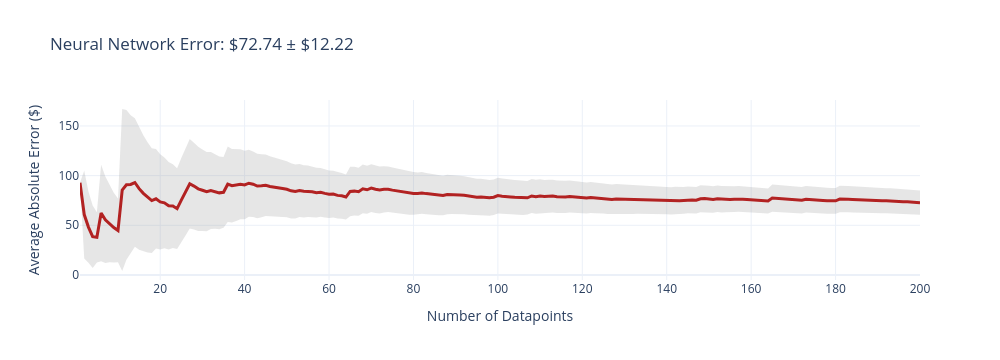
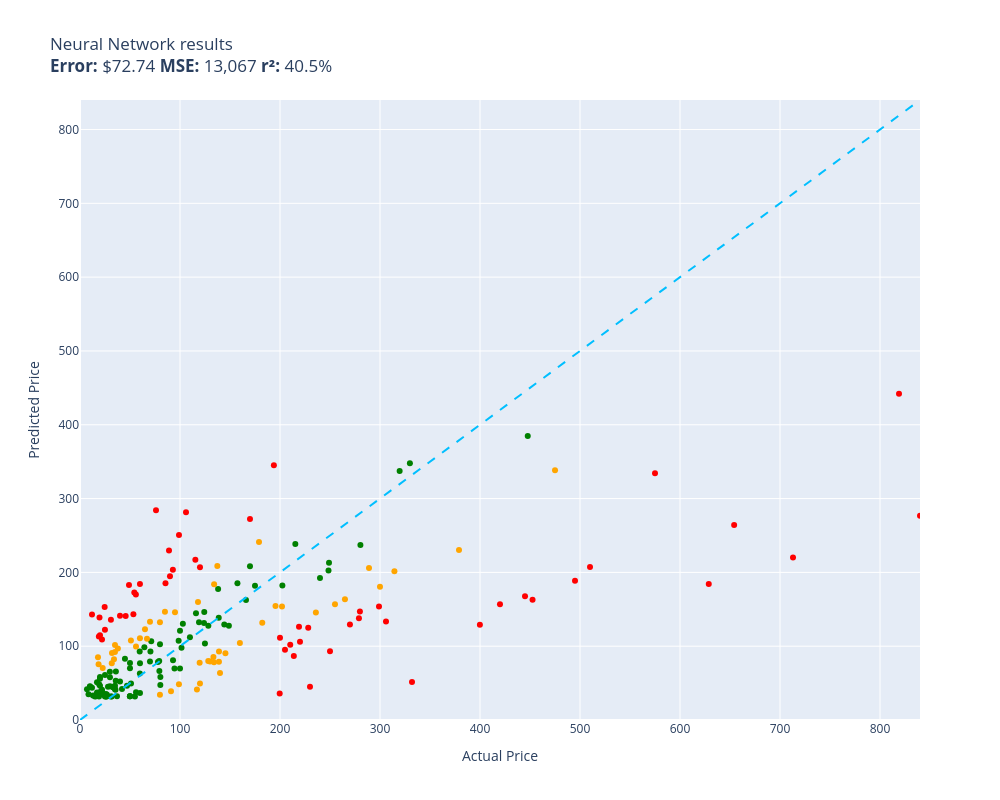

The notebook cell saved with these charts, in order:
### Code cell
evaluate(neural_network, test)

### Figure 1 — Plotly figure (JSON) as saved in the notebook; plotly's stock layout.template omitted (floating-point values rounded to 4 significant figures; data arrays with more than 128 entries replaced by an {"elided": "..."} marker saying what was removed)
{"data": [{"fill": "toself", "fillcolor": "rgba(128,128,128,0.2)", "hoverinfo": "skip", "line": {"color": "rgba(255,255,255,0)"}, "name": "95% CI", "showlegend": false, "type": "scatter", "x": {"elided": "400 int values"}, "y": {"elided": "400 float values"}}, {"customdata": {"elided": "200x1 float values"}, "hovertemplate": "n=%{x}<br>Avg Error=$%{y:,.2f}<br>±95% CI=$%{customdata[0]:,.2f}<extra></extra>", "line": {"color": "firebrick", "width": 3}, "mode": "lines", "name": "Cumulative Avg Error", "type": "scatter", "x": {"elided": "200 int values"}, "y": {"elided": "200 float values"}}], "layout": {"height": 360, "showlegend": false, "title": {"text": "Neural Network Error: $72.74 ± $12.22"}, "width": 1000, "xaxis": {"title": {"text": "Number of Datapoints"}}, "yaxis": {"title": {"text": "Average Absolute Error ($)"}}}}

### Figure 2 — Plotly figure (JSON) as saved in the notebook; plotly's stock layout.template omitted (floating-point values rounded to 4 significant figures)
{"data": [{"customdata": [["Old Blood Noise Excess V2 Distortion Cho...\nGuess=$126.19 Actual=$219.00"], ["RBC12-UPC Replacement Battery Cartridge ...\nGuess=$45.17 Actual=$229.99"], ["Bam France 2002XL Contoured Hightech Bla...\nGuess=$220.03 Actual=$713.00"], ["46mm Digital Pro High-Resolution Close-U...\nGuess=$114.92 Actual=$19.99"], ["Innovative Percussion CB-6 Chamois Bass ...\nGuess=$172.81 Actual=$54.32"], ["APS iBoard 6-inch Aluminum (Black Powder...\nGuess=$101.94 Actual=$210.23"], ["Bam Trekking 3027SB Single Black Clarine...\nGuess=$51.39 Actual=$332.00"], ["DEWALT 20V MAX* XR Impact Driver with Bl...\nGuess=$162.83 Actual=$452.53"], ["Mini PC, Kinupute Desktop Computer E3-12...\nGuess=$188.69 Actual=$495.00"], ["Deco Mount Pro Tripod Microphone Stand w...\nGuess=$184.17 Actual=$59.95"], ["Scranton & Co 3 Drawer Mobile File Cabin...\nGuess=$217.22 Actual=$115.35"], ["Canon EOS Rebel T7 Digital SLR Camera wi...\nGuess=$442.13 Actual=$819.00"], ["Task T24287 Roman Ogee Router Bit with 1...\nGuess=$169.96 Actual=$55.88"], ["Travelpro Platinum Elite Slim Business L...\nGuess=$86.66 Actual=$213.83"], ["JRready ST6313 DT Deutsch Connector Kit,...\nGuess=$36.01 Actual=$199.68"], ["Dakota Alert MURS Alert Probe Sensor - M...\nGuess=$105.93 Actual=$219.99"], ["Projector, CRAZVIEW Projector with WiFi ...\nGuess=$143.15 Actual=$53.40"], ["MC: Pindicator (Dual Intensity Amber)\nGuess=$141.15 Actual=$40.00"], ["Poison Spyder 10-08-020 Rocker Knocker\nGuess=$184.35 Actual=$628.76"], ["DIMARZIO 204284 DP 163FBK Blues Bucker G...\nGuess=$194.65 Actual=$89.99"], ["Lighted Triangle Mirror Cabinet Bathroom...\nGuess=$167.81 Actual=$445.00"], ["BESTILL Wall Mounted Shower Faucet Set, ...\nGuess=$284.01 Actual=$76.00"], ["Trail Gear Twin Stick Kit for Top Shift ...\nGuess=$147.01 Actual=$279.92"], ["Engine Thermostat, Replace 19301-PAA-306...\nGuess=$113.03 Actual=$18.89"], ["Satco S9596, 4 Count (Pack of 1), 4.18\nGuess=$142.83 Actual=$12.00"], ["Kingston Brass KS269SN Kingston Clawfoot...\nGuess=$133.46 Actual=$305.99"], ["EMART Photography C Stand with Boom Arm,...\nGuess=$206.98 Actual=$119.99"], ["KOHLER K-1185540-CP Assembly-Slider\nGuess=$141.03 Actual=$45.67"], ["Pioneer 2AM401-BN Two Handle Kitchen Fau...\nGuess=$125.02 Actual=$228.22"], ["Aeromotive 13304 Regulator, X1 Adjustabl...\nGuess=$129.38 Actual=$269.95"], ["Walker Exhaust Ultra EPA 16478 Direct Fi...\nGuess=$334.32 Actual=$574.99"], ["Royal Designs, Inc. Decorative Abundant ...\nGuess=$122.29 Actual=$24.95"], ["Canon Sure Shot 90u 35mm Date Camera\nGuess=$129.19 Actual=$399.89"], ["Mikrotik RB3011UIAS-RM RouterBOARD 10xGi...\nGuess=$153.60 Actual=$299.00"], ["Wilkinson LOW GAUSS Vintage Tone Strat S...\nGuess=$135.76 Actual=$30.93"], ["Ibanez M510OVS Acoustic Mandolin in Vint...\nGuess=$272.35 Actual=$169.99"], ["Berta (6 Pieces) 1-1/4 inch Overlay, 90 ...\nGuess=$153.17 Actual=$24.66"], ["CradlePoint Compact Broadband Router (CB...\nGuess=$229.75 Actual=$89.00"], ["Universal Power Group 12V 100Ah Sealed L...\nGuess=$111.50 Actual=$199.99"], ["Auertech Portable Washing Machine, 14lbs...\nGuess=$250.63 Actual=$98.99"], ["ECCPP Power Steering Pump for 2009-2010 ...\nGuess=$185.40 Actual=$85.48"], ["SP Air Corporation SP-8102BU 1/4-Inch He...\nGuess=$95.05 Actual=$204.99"], ["Music Hall pa15.3 MM/MC Phono Preamplifi...\nGuess=$93.05 Actual=$250.00"], ["Lorell Bell Chair Glide, 2.5\", Black\nGuess=$138.88 Actual=$19.50"], ["4 Inches Rolled Muffler Tip Catback Exha...\nGuess=$344.99 Actual=$193.88"], ["Competition Clutch Disc and Pressure Pla...\nGuess=$207.26 Actual=$510.00"], ["KUNFINE Android Radio CarPlay & Android ...\nGuess=$281.39 Actual=$106.00"], ["VIPMOTOZ Sequential Turn Signal Premium ...\nGuess=$137.71 Actual=$278.94"], ["A-Premium Front Suspension Steering Knuc...\nGuess=$182.85 Actual=$48.99"], ["Dell XPS 13 9343-2727SLV 13.3\" Full HD S...\nGuess=$276.72 Actual=$839.99"], ["Pacific Drums PDCM1618TTRB 16 x 18 Inche...\nGuess=$156.99 Actual=$419.99"], ["Blanco 230966 Valea Stainless Steel Sink...\nGuess=$203.59 Actual=$92.88"], ["Empava 24\" Single Wall Ovens 10 Cooking ...\nGuess=$264.17 Actual=$654.14"], ["VTech Strum and Jam Kidi Musical Guitar ...\nGuess=$109.22 Actual=$21.99"]], "hovertemplate": "%{customdata[0]}<extra></extra>", "legendgroup": "red", "marker": {"color": "red", "size": 6, "symbol": "circle"}, "mode": "markers", "name": "red", "orientation": "v", "showlegend": true, "type": "scatter", "x": [219.0, 230.0, 713.0, 19.99, 54.32, 210.2, 332.0, 452.5, 495.0, 59.95, 115.3, 819.0, 55.88, 213.8, 199.7, 220.0, 53.4, 40.0, 628.8, 89.99, 445.0, 76.0, 279.9, 18.89, 12.0, 306.0, 120.0, 45.67, 228.2, 269.9, 575.0, 24.95, 399.9, 299.0, 30.93, 170.0, 24.66, 89.0, 200.0, 98.99, 85.48, 205.0, 250.0, 19.5, 193.9, 510.0, 106.0, 278.9, 48.99, 840.0, 420.0, 92.88, 654.1, 21.99], "xaxis": "x", "y": [126.2, 45.17, 220.0, 114.9, 172.8, 101.9, 51.39, 162.8, 188.7, 184.2, 217.2, 442.1, 170.0, 86.66, 36.01, 105.9, 143.1, 141.2, 184.3, 194.7, 167.8, 284.0, 147.0, 113.0, 142.8, 133.5, 207.0, 141.0, 125.0, 129.4, 334.3, 122.3, 129.2, 153.6, 135.8, 272.4, 153.2, 229.8, 111.5, 250.6, 185.4, 95.05, 93.05, 138.9, 345.0, 207.3, 281.4, 137.7, 182.8, 276.7, 157.0, 203.6, 264.2, 109.2], "yaxis": "y"}, {"customdata": [["telpo Headlight Assembly Fit For 15 Camr...\nGuess=$144.79 Actual=$115.99"], ["NewPower99 Battery Kit for Samsung Galax...\nGuess=$31.98 Actual=$54.95"], ["EXMAX NG-10X Fresnel Lens Focusing Adapt...\nGuess=$79.36 Actual=$69.98"], ["Stand for Raven Pro Document Scanner - P...\nGuess=$65.29 Actual=$29.85"], ["SuppliesOutlet Compatible Toner Cartridg...\nGuess=$129.38 Actual=$144.29"], ["ACDelco GM Original Equipment FW339 Fron...\nGuess=$238.35 Actual=$215.33"], ["8544771 Dryer Heating Element, 279816 Th...\nGuess=$53.31 Actual=$35.74"], ["Pump Head TBVECHI 175PSI 4KW 5.5HP 21CFM...\nGuess=$347.99 Actual=$329.90"], ["Panasonic KX-TG6511B DECT 6.0 PLUS Expan...\nGuess=$79.78 Actual=$79.20"], ["LOVE MEI Galaxy S10 Lite Case, Military ...\nGuess=$44.45 Actual=$32.98"], ["GJY Portable TV,10.6 inch Mini TV for AT...\nGuess=$66.22 Actual=$79.36"], ["LD Products Compatible Toner Cartridge R...\nGuess=$69.95 Actual=$49.98"], ["PEMP E65 E66 CDC Simulate Optical Fiber ...\nGuess=$132.56 Actual=$119.00"], ["CORSAIR Dominator Platinum RGB 32GB (2x1...\nGuess=$131.46 Actual=$124.00"], ["SKB iSeries 3i-13096-6KP Case for BlackM...\nGuess=$181.88 Actual=$174.99"], ["June Garden 12\" Sweet Dolly Charlotte - ...\nGuess=$46.25 Actual=$19.99"], ["Aolemi Oil Rubbed Bronze Single Function...\nGuess=$107.40 Actual=$98.65"], ["10GBase-LR SFP+ Transceiver, Handar 10GB...\nGuess=$58.41 Actual=$19.99"], ["KOMPUTERBAY 4GB 2X 2GB DDR2 1066MHz PC2-...\nGuess=$47.34 Actual=$80.34"], ["Evergreen HSHB2005 Cylinder Head Gasket ...\nGuess=$92.76 Actual=$59.69"], ["Mylites+ Standard Comic Book Mylar Sleev...\nGuess=$46.33 Actual=$34.99"], ["DALDED LED Light Kit for Lego Sonic Gree...\nGuess=$60.82 Actual=$24.99"], ["Adams Check Payment and Deposit Register...\nGuess=$40.83 Actual=$35.49"], ["Retevis RT68 Soft Earhook Walkie Talkie ...\nGuess=$41.63 Actual=$6.99"], ["Evan-Fischer Front Bumper Cover Compatib...\nGuess=$182.13 Actual=$202.38"], ["Laisomeke Waterproof Junction Box, Unive...\nGuess=$43.69 Actual=$11.99"], ["Webcem Solar Shed Light Outdoor Indoor, ...\nGuess=$78.61 Actual=$77.96"], ["Western Digital Enterprise RE4-GP 2TB SA...\nGuess=$112.04 Actual=$109.95"], ["VLAND LED Smoked Taillights Compatible F...\nGuess=$192.33 Actual=$239.99"], ["PM Auto Front Right Quick Complete Strut...\nGuess=$103.48 Actual=$124.94"], ["Tablet PC Cover Compatible with Lenovo T...\nGuess=$31.96 Actual=$31.61"], ["Miyaya@ Funny Animal Masks Collection fo...\nGuess=$51.22 Actual=$16.99"], ["Ultra Duster Canned Air Net 10 Oz 6-Pack\nGuess=$32.07 Actual=$49.90"], ["Beck/Arnley 0421945 Air Filter\nGuess=$65.78 Actual=$35.87"], ["Dell Optiplex 390 Desktop Computer i3 3....\nGuess=$146.26 Actual=$124.27"], ["IQShield Screen Protector Compatible wit...\nGuess=$45.02 Actual=$9.95"], ["Liberty Imports 12 Pack: US Military Toy...\nGuess=$37.18 Actual=$16.98"], ["Ceramic Talavera Mexican Tile 4x4\", 9 Pi...\nGuess=$57.85 Actual=$29.95"], ["Intrepid International Dressage Letters-...\nGuess=$34.34 Actual=$26.99"], ["KUNN Small Electrician Tool Pouch Utilit...\nGuess=$40.89 Actual=$21.99"], ["iPhone 12/12 Pro Nicaragua Guardabarranc...\nGuess=$37.91 Actual=$19.97"], ["Replacement Remote Control for PANASONIC...\nGuess=$41.53 Actual=$34.95"], ["KS K-STORM Replacement Silicone Mushroom...\nGuess=$34.96 Actual=$8.50"], ["Grey Pneumatic 1311SD Impact Socket Set\nGuess=$185.17 Actual=$157.43"], ["4LT LUMINETTE Vanity Opal GLS BSN\nGuess=$120.80 Actual=$99.99"], ["GE RPWF SmartWater Comparable Refrigerat...\nGuess=$32.02 Actual=$36.99"], ["MGP Caliper Covers 39011SACURD Red Powde...\nGuess=$213.09 Actual=$249.00"], ["NewFantasia Replacement Audio Cable with...\nGuess=$31.96 Actual=$31.00"], ["MONOCARBON Forged Carbon Fiber Case for ...\nGuess=$36.44 Actual=$59.99"], ["DuraGo 29515020 Front Hub Assembly\nGuess=$127.70 Actual=$128.34"], ["Chalkboard Name Badges with Magnetic Bac...\nGuess=$55.88 Actual=$19.95"], ["GENUINE VOLVO THERMOSTAT (3.0, 3.2) S60 ...\nGuess=$130.51 Actual=$102.85"], ["USB Charger, CIVIE High Speed 60W Multip...\nGuess=$32.01 Actual=$15.99"], ["Pyle Wireless Rear View Backup Camera - ...\nGuess=$92.95 Actual=$70.45"], ["Cardone 84-58642 New HEI Electronic Dist...\nGuess=$162.49 Actual=$165.99"], ["Hp Pavilion P7-1257c Motherboard Aahd3-h...\nGuess=$63.11 Actual=$59.86"], ["Kastar Battery Pack Replacement for Sony...\nGuess=$34.72 Actual=$19.99"], ["Amana Tool - SC587 Carbide Tipped 3-Wing...\nGuess=$106.66 Actual=$71.23"], ["AZX Stylus Pencil for Apple iPad Pro 202...\nGuess=$45.73 Actual=$29.99"], ["Raspberry Pi 3 Model B+ Aluminum Case Me...\nGuess=$31.96 Actual=$14.99"], ["ASUS VY279HE-W 27” 1080P Monitor - White...\nGuess=$177.54 Actual=$138.10"], ["LCD Screen for Dell Inspiron 17R 17.3\" H...\nGuess=$98.68 Actual=$64.37"], ["Diversitech UC2436-3 Ultralite Condenser...\nGuess=$58.20 Actual=$80.39"], ["200 ' feet True 14 Gauge AWG CCA Speaker...\nGuess=$82.86 Actual=$44.95"], ["200 Couples Conversation Cards - Enjoy B...\nGuess=$44.56 Actual=$32.97"], ["The Puppet Company - Carpet-Unicorn, Whi...\nGuess=$31.96 Actual=$19.00"], ["KYX Racing Hardened Steel Center Drive S...\nGuess=$46.49 Actual=$46.99"], ["Baumgartens Sicurix Blank PVC ID Cards (...\nGuess=$48.31 Actual=$19.11"], ["OEM Samsung Remote Control Shipped with ...\nGuess=$37.61 Actual=$56.00"], ["Venom Power Terra Hunter R/T+ R/T All-Te...\nGuess=$337.29 Actual=$319.65"], ["Custom Engagement Logo Desk Embosser Sea...\nGuess=$32.33 Actual=$49.95"], ["520 Pieces Christmas Envelope Seal Stick...\nGuess=$31.96 Actual=$25.99"], ["LD Compatible Ink Cartridge Replacement ...\nGuess=$41.87 Actual=$41.99"], ["BestPricedDecals Wine A BIT, You'll Feel...\nGuess=$33.13 Actual=$12.98"], ["VATOS 4 Packs Bubble Machine Gun for Kid...\nGuess=$36.16 Actual=$22.88"], ["Steering Wheel, Carbon Fiber Automotive ...\nGuess=$384.73 Actual=$447.74"], ["BXYJY for Samsung Galaxy Z Fold 3 Case w...\nGuess=$32.06 Actual=$49.99"], ["VONADO Space Wars Colonial Viper MK1 Bui...\nGuess=$52.30 Actual=$39.99"], ["Replacement Remote Control fit for Sony ...\nGuess=$45.72 Actual=$9.99"], ["Disney Princess Sparkling Princess Sleep...\nGuess=$31.96 Actual=$24.95"], ["sabermaster TCG Playmat yugioh playmat T...\nGuess=$38.62 Actual=$21.99"], ["DuraGo BR5330 Front Vented Disc Brake Ro...\nGuess=$97.96 Actual=$101.51"], ["Vinyl Soft Top Roll-up Adjustable Truck ...\nGuess=$127.61 Actual=$148.88"], ["Glovion Music Stand Light, Clip On Piano...\nGuess=$45.05 Actual=$27.99"], ["Samsung DA97-07603B Freezer Ice Maker As...\nGuess=$81.11 Actual=$93.02"], ["Intex River Run Connect Lounge (Four)\nGuess=$69.80 Actual=$94.49"], ["Think Gizmos Build Your Own Robot Toys f...\nGuess=$33.12 Actual=$24.95"], ["PowerSport Front Rear Brakes and Rotors ...\nGuess=$202.67 Actual=$248.51"], ["Viola Bow 4/4 Full Size Carbon Fiber (Bl...\nGuess=$77.37 Actual=$49.99"], ["Fender Hendrix Voodoo Child Coiled Instr...\nGuess=$76.97 Actual=$59.99"], ["W11130208 W10695459 Refrigerator LED Mod...\nGuess=$31.96 Actual=$26.59"], ["Garmin 010-12402-10 GT15M-TM Transom-Mou...\nGuess=$138.52 Actual=$138.74"], ["Fitness Center Gym Room Weight Train Dua...\nGuess=$69.75 Actual=$99.99"], ["MonMount Triple Monitor Stand Freestandi...\nGuess=$102.78 Actual=$79.99"], ["Xiaomi Redmi 10 2022 NFC 4G LTE (128GB +...\nGuess=$208.18 Actual=$169.99"], ["For Volvo C70 S70 V70 V40 S40 AC Compres...\nGuess=$236.99 Actual=$280.41"], ["Refresh NSF-53 Premium Replacement Refri...\nGuess=$49.60 Actual=$50.99"], ["NICKSTON Red Sparkling Glitter Slim Band...\nGuess=$35.10 Actual=$25.99"]], "hovertemplate": "%{customdata[0]}<extra></extra>", "legendgroup": "green", "marker": {"color": "green", "size": 6, "symbol": "circle"}, "mode": "markers", "name": "green", "orientation": "v", "showlegend": true, "type": "scatter", "x": [116.0, 54.95, 69.98, 29.85, 144.3, 215.3, 35.74, 329.9, 79.2, 32.98, 79.36, 49.98, 119.0, 124.0, 175.0, 19.99, 98.65, 19.99, 80.34, 59.69, 34.99, 24.99, 35.49, 6.99, 202.4, 11.99, 77.96, 110.0, 240.0, 124.9, 31.61, 16.99, 49.9, 35.87, 124.3, 9.95, 16.98, 29.95, 26.99, 21.99, 19.97, 34.95, 8.5, 157.4, 99.99, 36.99, 249.0, 31.0, 59.99, 128.3, 19.95, 102.8, 15.99, 70.45, 166.0, 59.86, 19.99, 71.23, 29.99, 14.99, 138.1, 64.37, 80.39, 44.95, 32.97, 19.0, 46.99, 19.11, 56.0, 319.6, 49.95, 25.99, 41.99, 12.98, 22.88, 447.7, 49.99, 39.99, 9.99, 24.95, 21.99, 101.5, 148.9, 27.99, 93.02, 94.49, 24.95, 248.5, 49.99, 59.99, 26.59, 138.7, 99.99, 79.99, 170.0, 280.4, 50.99, 25.99], "xaxis": "x", "y": [144.8, 31.98, 79.36, 65.29, 129.4, 238.4, 53.31, 348.0, 79.78, 44.45, 66.22, 69.95, 132.6, 131.5, 181.9, 46.25, 107.4, 58.41, 47.34, 92.76, 46.33, 60.82, 40.83, 41.63, 182.1, 43.69, 78.61, 112.0, 192.3, 103.5, 31.96, 51.22, 32.07, 65.78, 146.3, 45.02, 37.18, 57.85, 34.34, 40.89, 37.91, 41.53, 34.96, 185.2, 120.8, 32.02, 213.1, 31.96, 36.44, 127.7, 55.88, 130.5, 32.01, 92.95, 162.5, 63.11, 34.72, 106.7, 45.73, 31.96, 177.5, 98.68, 58.2, 82.86, 44.56, 31.96, 46.49, 48.31, 37.61, 337.3, 32.33, 31.96, 41.87, 33.13, 36.16, 384.7, 32.06, 52.3, 45.72, 31.96, 38.62, 97.96, 127.6, 45.05, 81.11, 69.8, 33.12, 202.7, 77.37, 76.97, 31.96, 138.5, 69.75, 102.8, 208.2, 237.0, 49.6, 35.1], "yaxis": "y"}, {"customdata": [["Metabo HPT 36V MultiVolt™ Cordless Rotar...\nGuess=$230.40 Actual=$379.00"], ["Intermatic PX300 12V 300W Transformer wi...\nGuess=$78.31 Actual=$134.00"], ["HK SYSTEMS 13\" Heavy Duty Black \"Push\" O...\nGuess=$146.73 Actual=$84.95"], ["Clementoni 39132.5 Jigsaw Puzzle 1,000 P...\nGuess=$34.06 Actual=$79.95"], ["GanFindX Portable Car Hand Controls for ...\nGuess=$104.37 Actual=$159.90"], ["Southwire 120V/15A Right Angle User Atta...\nGuess=$96.99 Actual=$37.87"], ["15\" Locking Shower Head Extension Arm in...\nGuess=$132.46 Actual=$79.95"], ["Tidal Front + Rear Fender Flares 4PC Poc...\nGuess=$156.77 Actual=$254.99"], ["152MM Hole Saws M42 Bi-Metal High Speed ...\nGuess=$84.94 Actual=$17.99"], ["Baseball Backpacks Large 18 Inch Bookbag...\nGuess=$76.98 Actual=$31.77"], ["Wenger City Upgrade Laptop Backpack with...\nGuess=$90.50 Actual=$145.42"], ["AUTOFREE LED Tail Lights Assembly Compat...\nGuess=$153.88 Actual=$201.99"], ["3D Tree Hole Branches 075 Stair Risers D...\nGuess=$79.14 Actual=$129.99"], ["KOHLER 18865-CP Filtered Water Faucet, P...\nGuess=$338.33 Actual=$475.00"], ["Fjallraven, Kanken Laptop 15\" Backpack f...\nGuess=$77.70 Actual=$119.65"], ["Diversitech WG840585 Motor, (Ddb) 1/3Hp,...\nGuess=$183.93 Actual=$134.12"], ["Sumerain S1339CM Double Handle Widesprea...\nGuess=$145.48 Actual=$235.86"], ["Festool 492370 Platin 2 S1000 Grit 6-Inc...\nGuess=$38.84 Actual=$91.00"], ["Neporal Full Spectrum Light Bulb, 6000K ...\nGuess=$75.58 Actual=$18.59"], ["Pidoko Kids Train Table, Grey with 90 Pc...\nGuess=$49.51 Actual=$119.97"], ["Marvel Legends Series X-Men 6-Inch Archa...\nGuess=$48.59 Actual=$98.95"], ["LEGO Marvel Avengers War Machine Buster ...\nGuess=$110.68 Actual=$59.95"], ["ANZO USA 111207 GMC SIERRA 99-06 / YUKON...\nGuess=$131.85 Actual=$182.28"], ["Trim Kit for 2-handle Shower & Tub Valve...\nGuess=$145.82 Actual=$94.99"], ["LSSAGOON Backpack for Women Teen Kids Gi...\nGuess=$82.24 Actual=$33.99"], ["4pc Wheel Spacers Adapters 4\" (2inch Per...\nGuess=$41.31 Actual=$116.95"], ["Urth 62mm UV, Circular Polarizing (CPL),...\nGuess=$92.72 Actual=$139.00"], ["LSI Broadcom SAS 9300-8i 8-port 12Gb/s S...\nGuess=$159.74 Actual=$118.00"], ["AC Compressor & A/C Kit For BMW 335i 335...\nGuess=$201.43 Actual=$314.41"], ["MXR Carbon Copy Deluxe Analog Delay Guit...\nGuess=$154.49 Actual=$195.50"], ["Linkloos Solar Street Lights Outdoor Wat...\nGuess=$99.48 Actual=$55.99"], ["18 Inch White Undermount Kitchen Sink - ...\nGuess=$241.19 Actual=$179.00"], ["New Replacement seat cover fits Yamaha M...\nGuess=$79.05 Actual=$138.95"], ["Evan Fischer Radiator Cooling Fan Assemb...\nGuess=$208.56 Actual=$137.34"], ["UPR Mach 1 Chin Spoiler Fits 94-98 Musta...\nGuess=$122.78 Actual=$64.99"], ["Skullcandy Hesh Evo Bluetooth Headphones...\nGuess=$133.03 Actual=$69.99"], ["ROHL WSGUM3018WH Wire Sink Grids, White\nGuess=$79.85 Actual=$128.28"], ["CTLAMP XL-2100 Professional Quality XL-2...\nGuess=$90.92 Actual=$32.00"], ["APS iBoard (304 Stainless Steel Polished...\nGuess=$163.61 Actual=$264.95"], ["StonKraft Brass Chess Board Game Set wit...\nGuess=$63.81 Actual=$140.00"], ["Audio Techinca ATW-T1002 System 10 Handh...\nGuess=$205.89 Actual=$289.00"], ["Star Wars Die-Cast Metal TITANIUM Series...\nGuess=$70.56 Actual=$22.70"], ["HP Laserjet 2100 Laser Printer W/Test Pr...\nGuess=$180.44 Actual=$299.98"], ["Targus CityGear Durable Backpack, Black,...\nGuess=$85.48 Actual=$133.43"], ["KZ ZS10 Pro in Ear Monitor Headphone KZ ...\nGuess=$110.15 Actual=$66.99"], ["Jada Toys Ryan's World Combo Panda Airli...\nGuess=$92.24 Actual=$34.94"], ["Pyle 2x120 Watt Home Audio Speaker Power...\nGuess=$107.56 Actual=$50.92"], ["STICKGOO Peel and Stick Backsplash for K...\nGuess=$101.51 Actual=$34.99"]], "hovertemplate": "%{customdata[0]}<extra></extra>", "legendgroup": "orange", "marker": {"color": "orange", "size": 6, "symbol": "circle"}, "mode": "markers", "name": "orange", "orientation": "v", "showlegend": true, "type": "scatter", "x": [379.0, 134.0, 84.95, 79.95, 159.9, 37.87, 79.95, 255.0, 17.99, 31.77, 145.4, 202.0, 130.0, 475.0, 119.7, 134.1, 235.9, 91.0, 18.59, 120.0, 98.95, 59.95, 182.3, 94.99, 33.99, 117.0, 139.0, 118.0, 314.4, 195.5, 55.99, 179.0, 138.9, 137.3, 64.99, 69.99, 128.3, 32.0, 264.9, 140.0, 289.0, 22.7, 300.0, 133.4, 66.99, 34.94, 50.92, 34.99], "xaxis": "x", "y": [230.4, 78.31, 146.7, 34.06, 104.4, 96.99, 132.5, 156.8, 84.94, 76.98, 90.5, 153.9, 79.14, 338.3, 77.7, 183.9, 145.5, 38.84, 75.58, 49.51, 48.59, 110.7, 131.9, 145.8, 82.24, 41.31, 92.72, 159.7, 201.4, 154.5, 99.48, 241.2, 79.05, 208.6, 122.8, 133.0, 79.85, 90.92, 163.6, 63.81, 205.9, 70.56, 180.4, 85.48, 110.2, 92.24, 107.6, 101.5], "yaxis": "y"}, {"hoverinfo": "skip", "line": {"color": "deepskyblue", "dash": "dash", "width": 2}, "mode": "lines", "name": "y = x", "showlegend": false, "type": "scatter", "x": [0, 840.0], "y": [0, 840.0]}], "layout": {"height": 800, "legend": {"title": {"text": "color"}, "tracegroupgap": 0}, "showlegend": false, "title": {"text": "Neural Network results<br><b>Error:</b> $72.74 <b>MSE:</b> 13,067 <b>r²:</b> 40.5%"}, "width": 1000, "xaxis": {"anchor": "y", "domain": [0, 1], "range": [0, 840.0], "title": {"text": "Actual Price"}}, "yaxis": {"anchor": "x", "domain": [0, 1], "range": [0, 840.0], "title": {"text": "Predicted Price"}}}}
